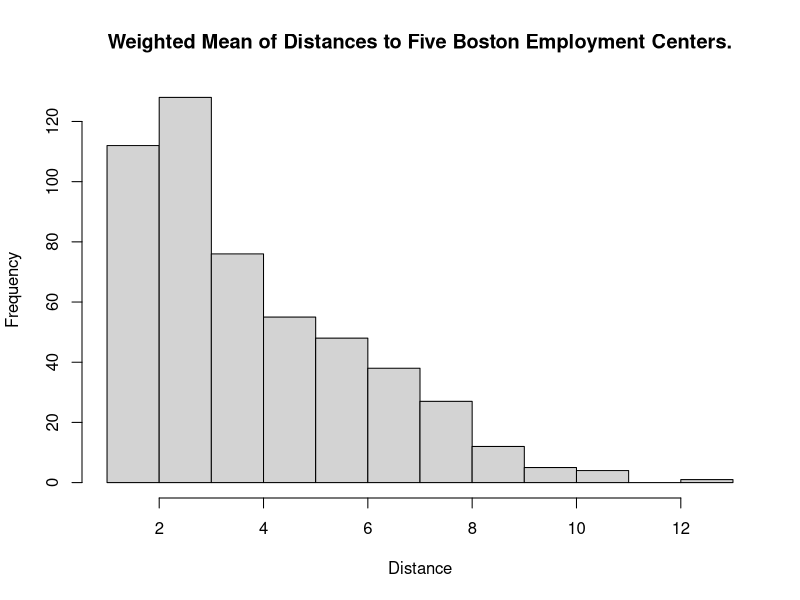
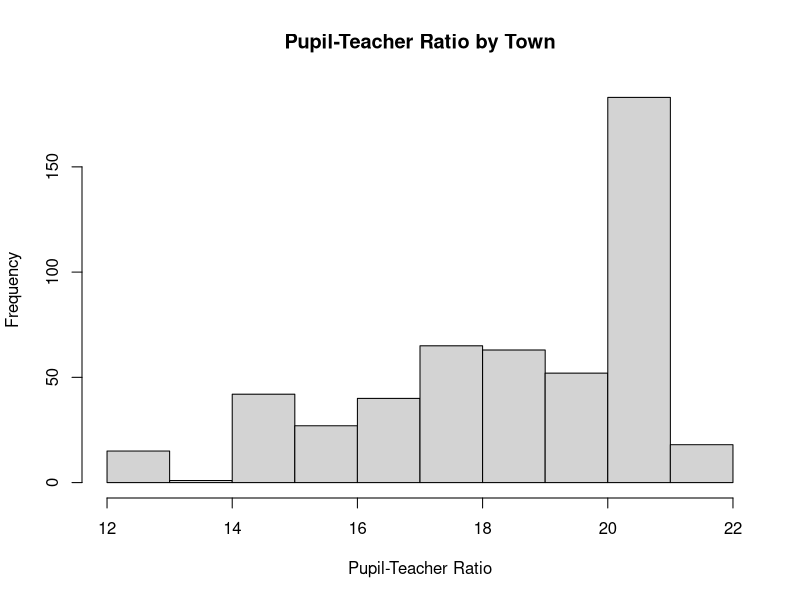
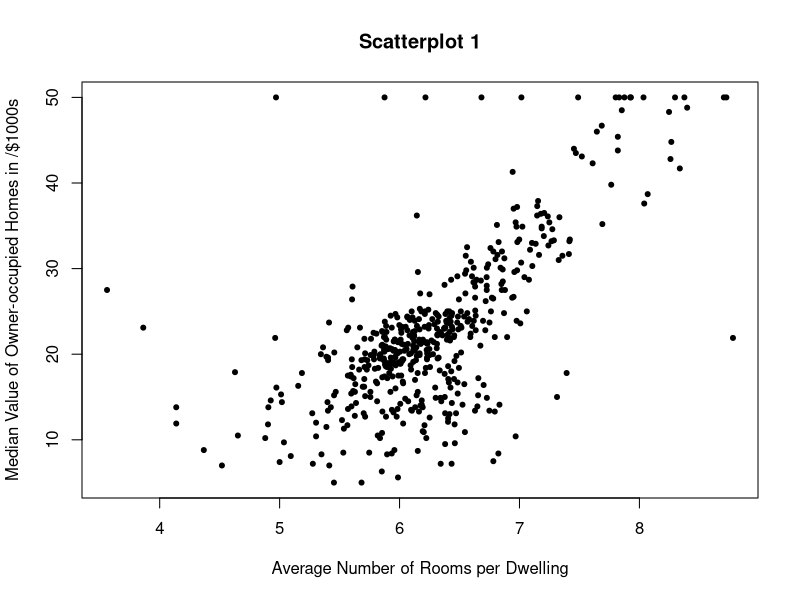
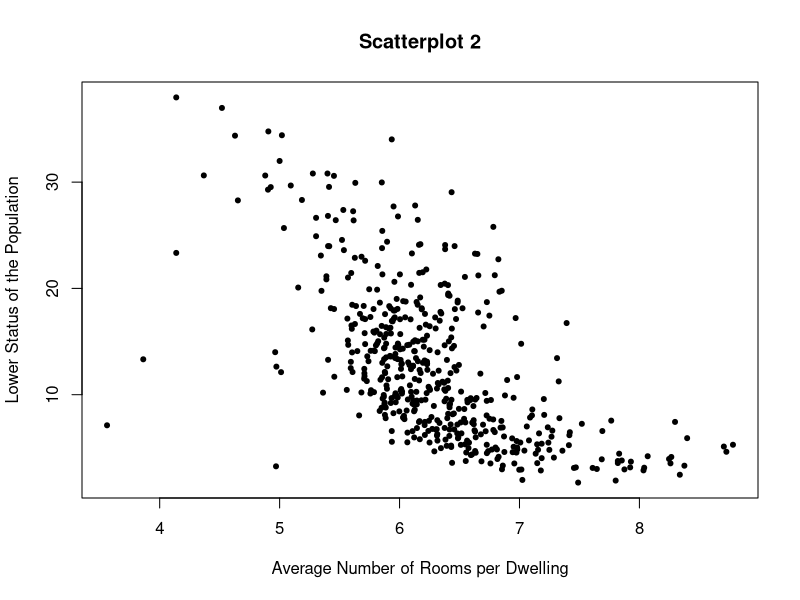
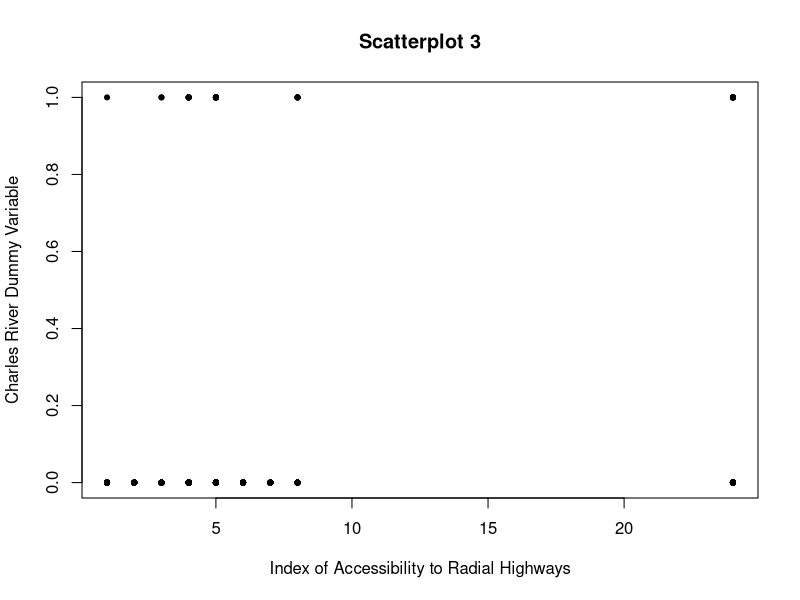
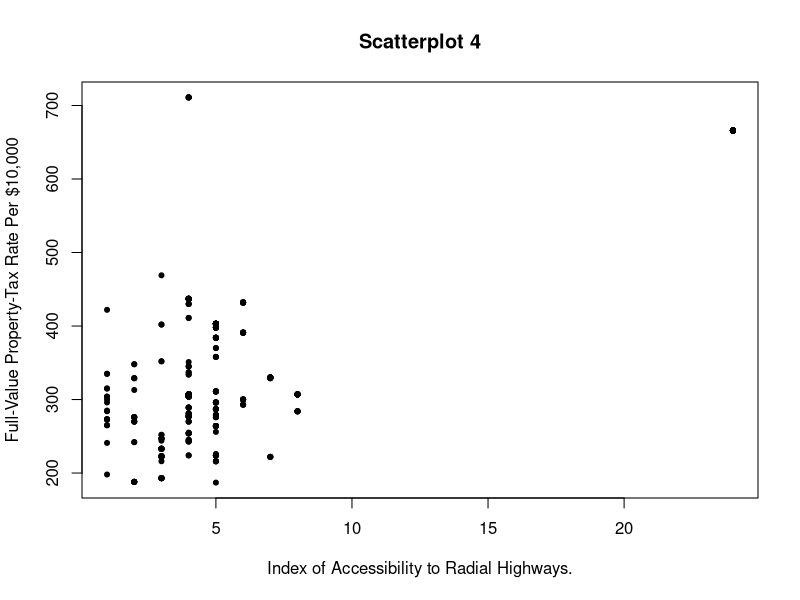
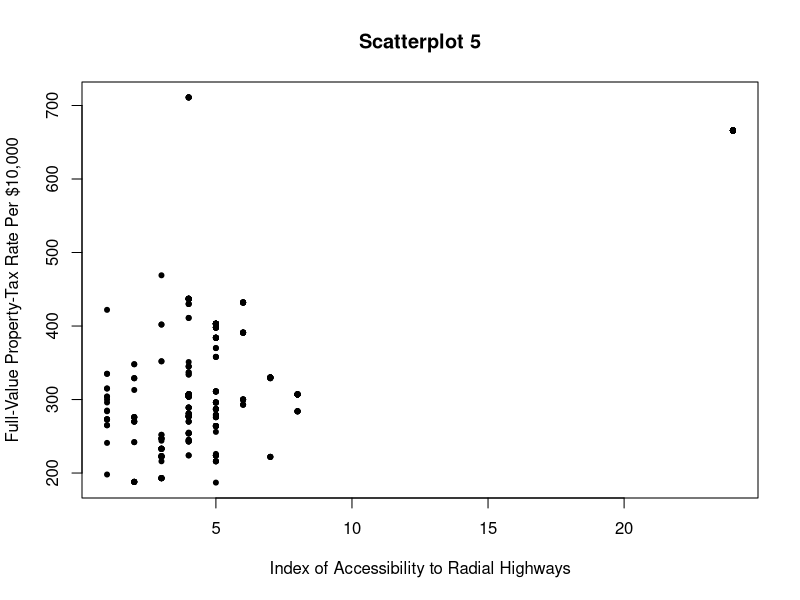
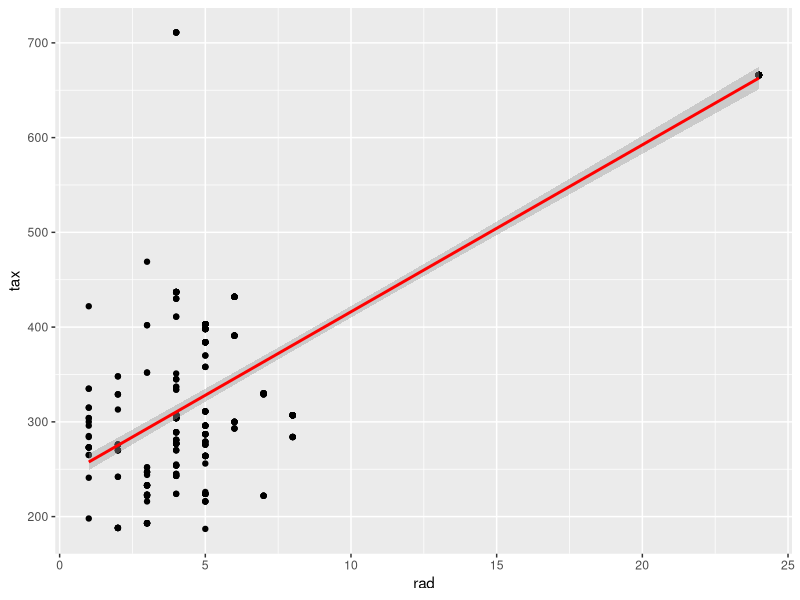

These charts were generated, in order, by the following R code:
## ---- chunk 1
suppressMessages(library(MASS))   # This library needs to be called in order to access the Boston dataset. 
suppressMessages(library(caret))  # This library is called for the 'cor' function--measures correlations between to variables--to work.
suppressMessages(library(graphics))# The 'abline' command uses this library.
library(ggplot2)
## ---- chunk 2
hist(Boston$dis, main = "Weighted Mean of Distances to Five Boston Employment Centers.", xlab = "Distance")
## ---- chunk 3
hist(Boston$ptratio, main = 'Pupil-Teacher Ratio by Town', xlab ='Pupil-Teacher Ratio')
## ---- chunk 4
plot(x = Boston$rm, y = Boston$medv, xlab = 'Average Number of Rooms per Dwelling', ylab = 'Median Value of Owner-occupied Homes in /$1000s', pch = 20, main='Scatterplot 1')
## ---- chunk 5
plot(x = Boston$rm, y = Boston$lstat, xlab = 'Average Number of Rooms per Dwelling', ylab = 'Lower Status of the Population', pch=20, main='Scatterplot 2')
## ---- chunk 6
plot(x = Boston$rad, y = Boston$chas, xlab = 'Index of Accessibility to Radial Highways', ylab = 'Charles River Dummy Variable', pch = 20, main='Scatterplot 3')
## ---- chunk 7
plot(x = Boston$rad, y = Boston$tax, xlab = 'Index of Accessibility to Radial Highways.', ylab = 'Full-Value Property-Tax Rate Per $10,000', pch = 20, main='Scatterplot 4')
## ---- chunk 8
regression <- lm(Boston$tax~Boston$rad)
regression
summary(regression)
## ---- chunk 9
regression <- lm(Boston$tax~Boston$rad)
regression
## ---- chunk 10
confint(regression)
summary(regression)
## ---- chunk 11
plot(Boston$tax~Boston$rad, xlab = 'Index of Accessibility to Radial Highways', ylab = 'Full-Value Property-Tax Rate Per $10,000', pch = 20, main='Scatterplot 5')
## ---- chunk 12
ggplot(Boston, aes(x = rad, y = tax)) + 
  geom_point() +
  stat_smooth(method = "lm", col = "red")
## ---- chunk 13
par(mfrow=c(2,2))
plot(regression)

